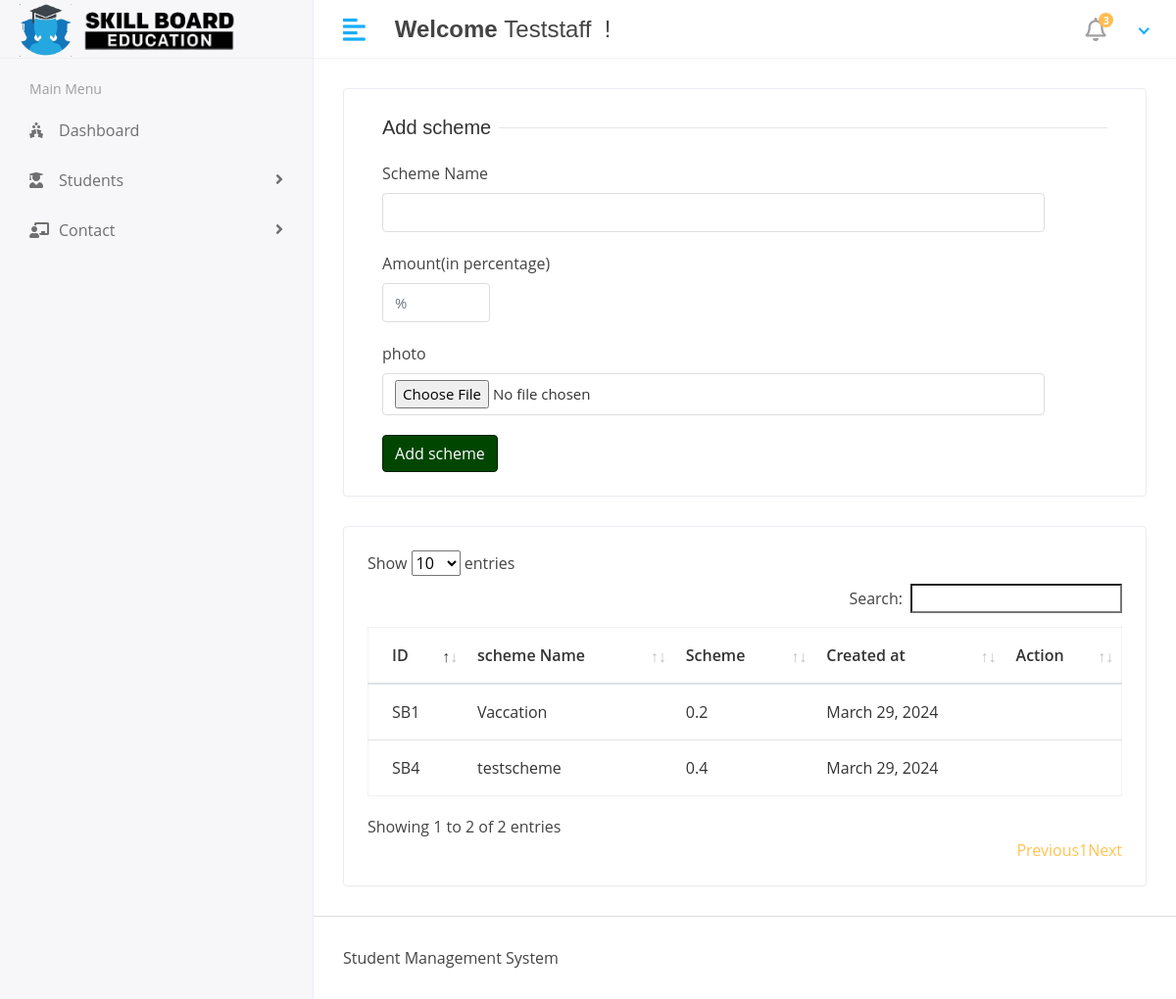
Screenshot of /admin1/scheme/ (signed in) with the database file from the repository.
### adminapp/models.py (models this page shows, shortened)
class Scheme(models.Model):
    name = models.CharField(max_length=50)
    scheme = models.FloatField()
    photo = models.ImageField(upload_to='Scheme')
    created_at = models.DateTimeField(auto_now_add=True)
    updated_at = models.DateTimeField(auto_now=True)

### adminapp/views.py (the view, shortened to what this page needs)
# urls.py: path('scheme/',scheme,name='scheme'),
@login_required
def scheme(request):
    schemes = Scheme.objects.all()
    user_id = request.session['user_id']
    user = User.objects.get(id=user_id)
    context = {
        'schemes':schemes,
        'user':user
    }
    return render(request,'admin/add_scheme.html',context=context)

### templates/admin/add_scheme.html (shortened to what this page needs)
{% extends 'base.html' %}
{% block content %}
<div class="row">
    <div class="col-sm-12">
       <div class="card">
          <div class="card-body">
             <form action="{% url 'scheme' %}" method="post" enctype="multipart/form-data">
                   <div class="col-12">
                      <h5 class="form-title"><span>Add scheme</span></h5>
                   </div>
                   <div class="col-sm-11">
                      <div class="form-group">
                         <label>Scheme Name</label>
                         <input type="text" class="form-control" name="scheme_name">
                      </div>
                   </div>
                   <div class="col-sm-11">
                     <div class="form-group">
                        <label>Amount(in percentage)</label>
                        <input type="number" style="width:110px;" class="form-control" name="scheme" placeholder="%">
                     </div>
                  </div>
                  <div class="col-sm-11">
                     <div class="form-group">
                        <label>photo</label>
                        <input type="file" class="form-control" name="scheme_photo">
                     </div>
                  </div>
                 <div class="col-12">
                      <button type="submit" class="btn btn-primary">Add scheme</button>
                   </div>
             </form>
          </div>
       </div>
    </div>
 </div>
 <div class="row">
    <div class="col-sm-12">
       <div class="card card-table">
          <div class="card-body">
             <div class="table-responsive">
                <table class="table table-hover table-center mb-0 datatable" id="table_id">
                   <thead>
                      <tr>
                         <th>ID</th>
                         <th>scheme Name</th>
                         <th>Scheme</th>
                         <th>Created at</th>
                         <th>Action</th>
                      </tr>
                   </thead>
                   <tbody>
                    {% if schemes %}
                     {% for i in schemes %}
                      <tr>
                         <td>SB{{i.id}}</td>
                         <td>{{i.name}}</td>
                         <td>{{ i.scheme }}</td>
                         <td>{{ i.created_at|date:"F d, Y" }}</td>
                         <td>
                        </td>
                      </tr>
                      {% endfor %}
                      {% endif %}
                   </tbody>
                </table>
             </div>
          </div>
       </div>
    </div>
 </div>
</div>
{% endblock %}

### templates/includes/header.html (shortened to what this page needs)
{% load static %}
<div class="header">
    <div class="header-left">
       <a href="index.html" class="logo">
         <img src="{% static 'assets/img/LOGO-head.png' %}" alt="" style="max-height: 60px;width: 53px;" >
         <img src="{% static 'assets/img/LOGO-foot.png' %}" alt="" >
       </a>
    </div>
    <a href="javascript:void(0);" id="toggle_btn">
    <i class="fas fa-align-left"></i>
    </a>
    <div class="top-nav-search mt-3">
      <h4><strong>Welcome</strong>&nbsp<span>{% if user %}{{user.username}}{%endif%}</span>&nbsp !</h4>
   </div>
    <ul class="nav user-menu">
       <li class="nav-item dropdown noti-dropdown">
          <a href="#" class="dropdown-toggle nav-link" data-toggle="dropdown">
          <i class="far fa-bell"></i> <span class="badge badge-pill">3</span>
          </a>
       </li>
       <li class="nav-item dropdown has-arrow">
          <a href="#" class="dropdown-toggle nav-link" data-toggle="dropdown">
          </a>
       </li>
    </ul>
 </div>

### rows the page displays
Scheme: id "1", name "Vaccation", scheme "0.2", created_at "March 29, 2024"
Scheme: id "4", name "testscheme", scheme "0.4", created_at "March 29, 2024"

### other values shown
{{ user.username }} "Teststaff"
